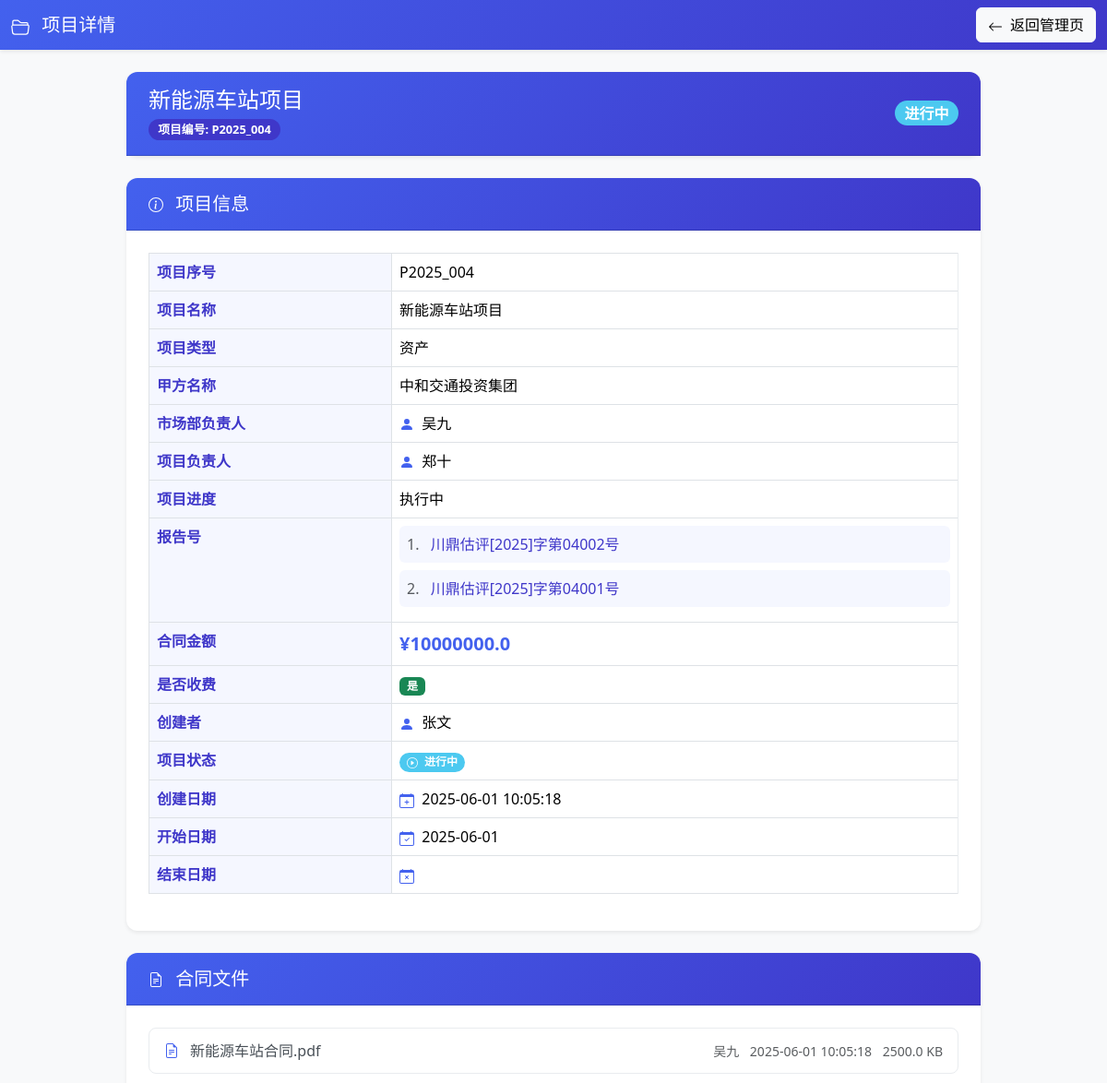
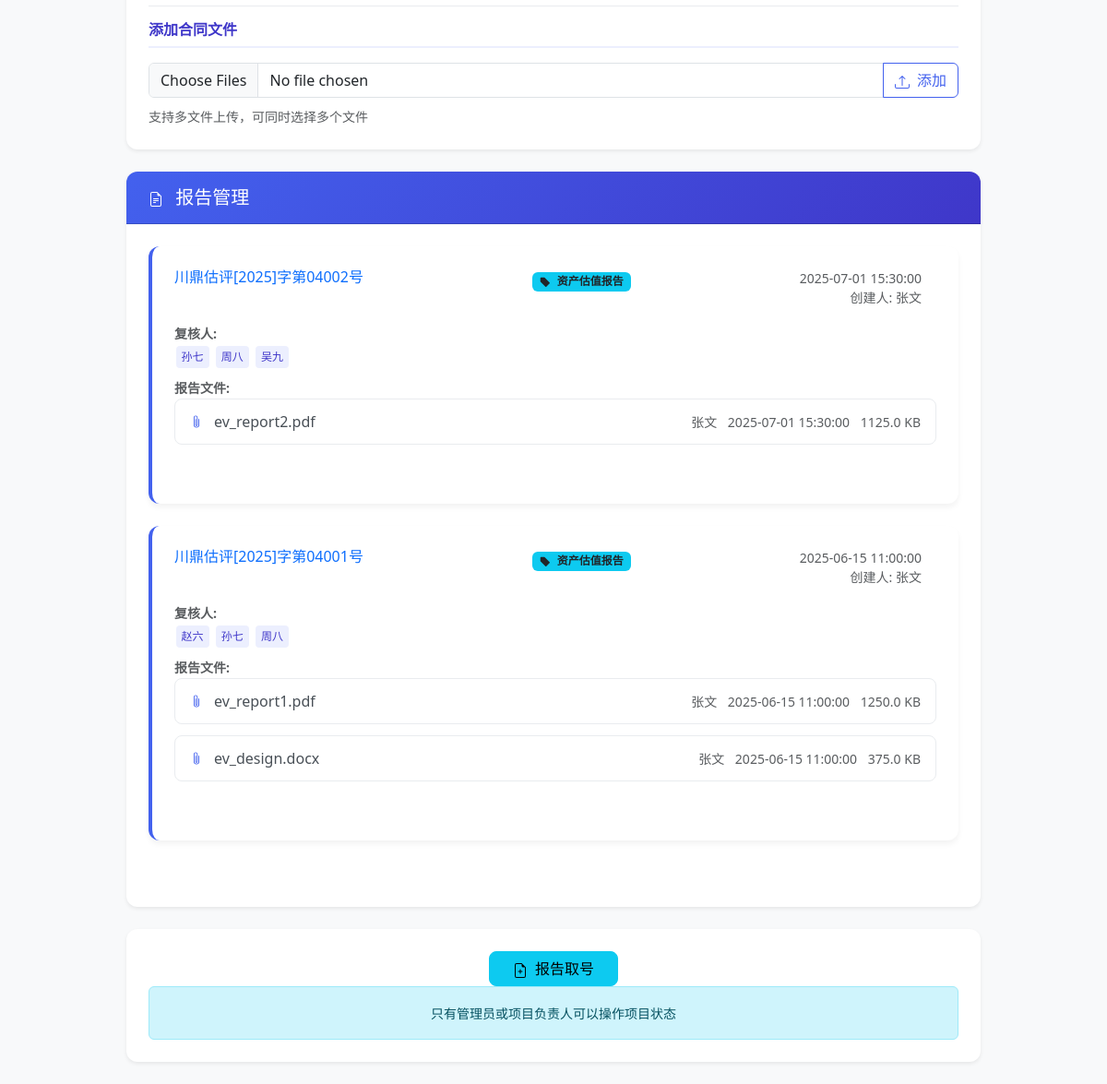
The app's page /project/P2025_004 (signed in), older data (2 pictures, top to bottom).
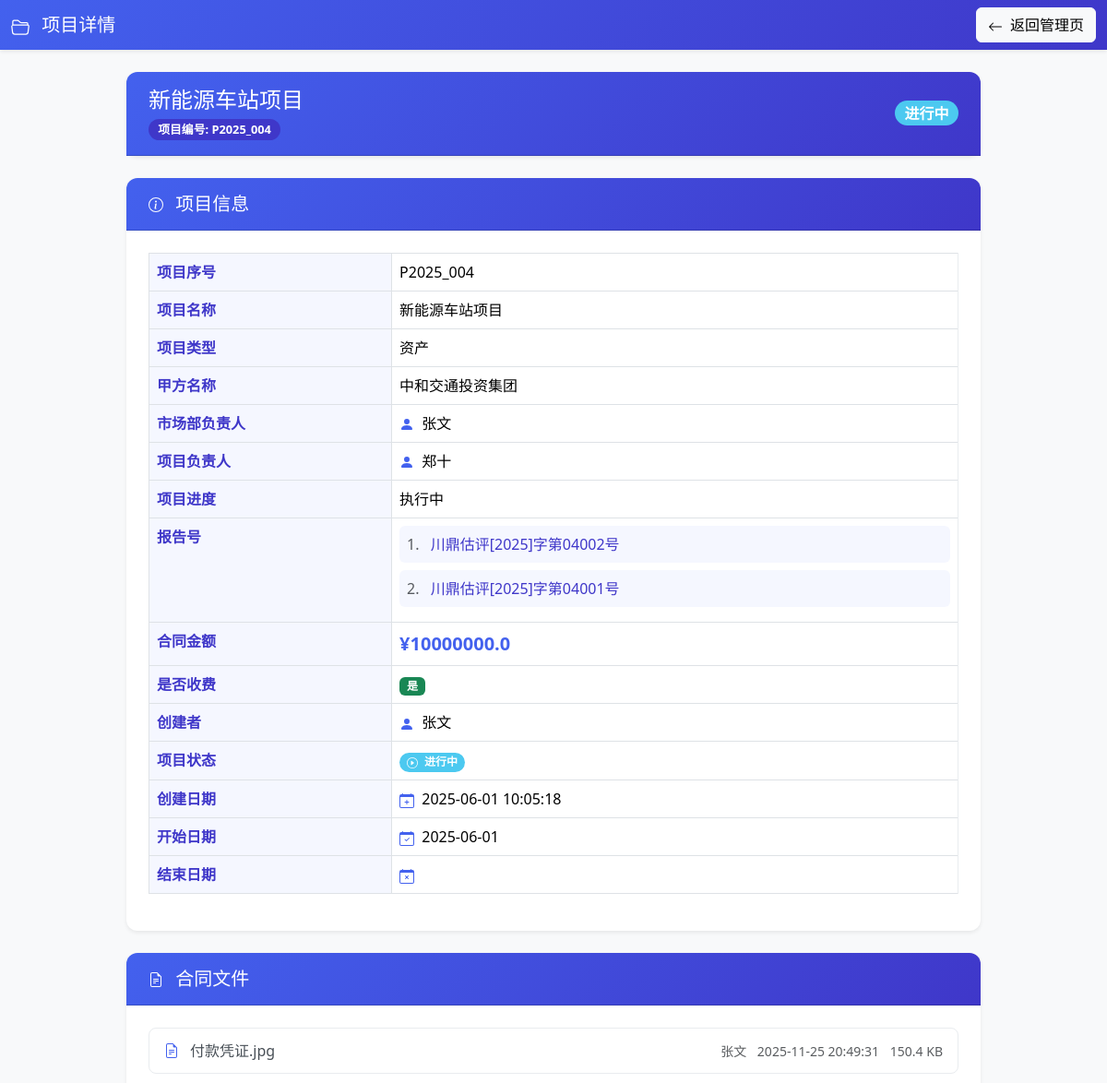
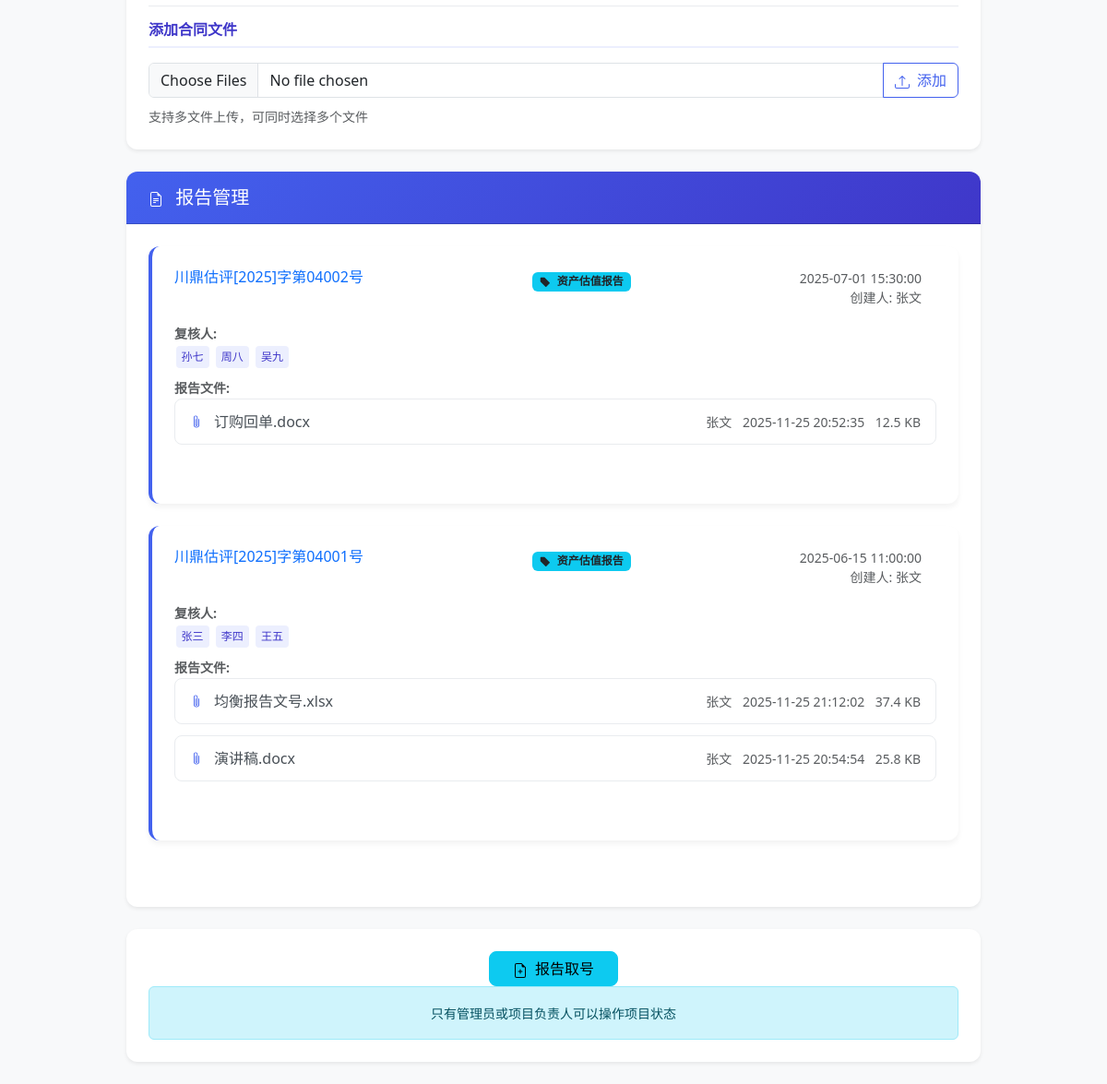
The same page, newer data (2 pictures, top to bottom).
### tables this page shows
CREATE TABLE users (
        id INTEGER PRIMARY KEY AUTOINCREMENT,
        username TEXT UNIQUE,
        realname TEXT,
        user_type TEXT,
        password TEXT,
        phone TEXT,
        email TEXT,
        hire_date TEXT,
        education TEXT,
        position TEXT,
        department TEXT,
        status TEXT DEFAULT 'active',  -- active-在职, inactive-离职
        create_time TEXT DEFAULT CURRENT_TIMESTAMP,
        update_time TEXT DEFAULT CURRENT_TIMESTAMP
    );

CREATE TABLE reports (
        id INTEGER PRIMARY KEY AUTOINCREMENT,
        report_no TEXT NOT NULL,         -- 报告号
        project_id INTEGER,              -- 关联的项目ID
        report_type TEXT,                -- 报告类型（新增字段）
        file_paths TEXT,                 -- 文件路径（多个以逗号分隔）
        creator TEXT,                    -- 创建人用户名
        creator_realname TEXT,           -- 创建人真实姓名
        create_date TEXT,                -- 创建日期
        reviewer1 TEXT,                  -- 复核人1用户名
        reviewer2 TEXT,                  -- 复核人2用户名
        reviewer3 TEXT,                  -- 复核人3用户名
        signer1 TEXT,                    -- 签字人1用户名
        signer2 TEXT,                    -- 签字人2用户名
        FOREIGN KEY (project_id) REFERENCES projects (id)
    );

CREATE TABLE contract_files (
        id INTEGER PRIMARY KEY AUTOINCREMENT,
        project_id INTEGER,               -- 关联的项目ID
        file_path TEXT NOT NULL,          -- 文件路径
        file_name TEXT NOT NULL,          -- 原文件名
        uploader_username TEXT NOT NULL,  -- 上传者用户名
        uploader_realname TEXT NOT NULL,  -- 上传者真实姓名
        upload_time TEXT NOT NULL,        -- 上传时间
        file_size INTEGER,                -- 文件大小（字节）
        FOREIGN KEY (project_id) REFERENCES projects (id)
    );

CREATE TABLE report_files (
        id INTEGER PRIMARY KEY AUTOINCREMENT,
        report_id INTEGER,               -- 关联的报告ID
        file_path TEXT NOT NULL,         -- 文件路径
        file_name TEXT NOT NULL,         -- 原文件名
        uploader_username TEXT NOT NULL, -- 上传者用户名
        uploader_realname TEXT NOT NULL, -- 上传者真实姓名
        upload_time TEXT NOT NULL,       -- 上传时间
        file_size INTEGER,               -- 文件大小（字节）
        FOREIGN KEY (report_id) REFERENCES reports (id)
    );

### routes/project_routes.py (the view)
@router.get("/project/{project_no}", response_class=HTMLResponse)
async def project_info(
    request: Request,
    project_no: str,
    user: dict = Depends(login_required),
    db: sqlite3.Connection = Depends(get_db)
):
    return await project_service.get_project_info(request, project_no, user, db)

### templates/project_info.html (shortened to what the changed rows need)
<!DOCTYPE html>
<html lang="zh-CN">
<head>
  <link href="https://cdn.jsdelivr.net/npm/bootstrap@5.3.2/dist/css/bootstrap.min.css" rel="stylesheet">
</head>
<body class="bg-light">
  <div class="container mt-4">
    <div class="row">
      <div class="col-lg-10 mx-auto">
        <div class="card shadow-sm mb-4">
          <div class="card-body">
            <div class="table-responsive">
              <table class="table table-bordered table-hover table-details">
                <tbody>
                  <tr>
                    <th>项目序号</th>
                  </tr>
                  <tr>
                    <th>项目名称</th>
                  </tr>
                  <tr>
                    <th>项目类型</th>
                  </tr>
                  <tr>
                    <th>甲方名称</th>
                  </tr>
                  <tr>
                    <th>市场部负责人</th>
                    <td>
                      {% if project.market_leader_realname %}
                      <svg xmlns="http://www.w3.org/2000/svg" width="16" height="16" fill="currentColor"
                        class="bi bi-person-fill me-1 info-icon" viewBox="0 0 16 16">
                        <path d="M3 14s-1 0-1-1 1-4 6-4 6 3 6 4-1 1-1 1H3Zm5-6a3 3 0 1 0 0-6 3 3 0 0 0 0 6Z" />
                      </svg>
                      {{ project.market_leader_realname }}
                      {% else %}
                      <span class="text-muted">未设置</span>
                      {% endif %}
                    </td>
                  </tr>
                  <tr>
                    <th>项目负责人</th>
                  </tr>
                  <tr>
                    <th>项目进度</th>
                  </tr>
                  <tr>
                    <th>报告号</th>
                    <td>
                      {% if reports %}
                      <div class="report-numbers-list">
                        {% for report in reports %}
                        <div class="report-number-item">
                          <span class="text-muted me-2">{{ loop.index }}.</span>
                          <span class="report-no-text">{{ report.report_no }}</span>
                        </div>
                        {% endfor %}
                      </div>
                      {% else %}
                      <span class="text-muted">暂无报告</span>
                      {% endif %}
                    </td>
                  </tr>
                  <tr>
                    <th>合同金额</th>
                  </tr>
                  <tr>
                    <th>是否收费</th>
                  </tr>
                  <tr>
                    <th>创建者</th>
                  </tr>
                  <tr>
                    <th>项目状态</th>
                  </tr>
                  <tr>
                    <th>创建日期</th>
                  </tr>
                  <tr>
                    <th>开始日期</th>
                  </tr>
                  <tr>
                    <th>结束日期</th>
                  </tr>
                </tbody>
              </table>
            </div>
          </div>
        </div>
        <div class="card shadow-sm mb-4">
          <div class="card-body">
            {% if contract_files %}
            <div class="mb-3">
              {% for file in contract_files %}
              {% set filename = file.file_name %}
              <div class="file-item position-relative contract-file-hover">
                <a href="/{{ file.file_path }}" target="_blank" class="file-link">
                  {{ filename }}
                </a>
                <div class="ms-auto file-info">
                  <small class="text-muted">
                    <span class="uploader">{{ file.uploader_realname }}</span>
                    <span class="upload-time ms-2">{{ file.upload_time }}</span>
                    {% if file.file_size %}
                    <span class="file-size ms-2">{{ (file.file_size / 1024) | round(1) }} KB</span>
                    {% endif %}
                  </small>
                </div>
              </div>
              {% endfor %}
            </div>
            {% else %}
            <p class="text-muted text-center mb-3">暂无合同文件</p>
            {% endif %}
          </div>
        </div>
        <div class="card shadow-sm mb-4">
          <div class="card-body">
            {% if reports %}
            <div class="mb-4">
              <div class="row">
                {% for report in reports %}
                <div class="col-12 mb-4">
                  <div class="card report-card h-100 report-card-hover">
                    <div class="card-body">
                      <div class="d-flex justify-content-between align-items-start mb-3">
                        <h6 class="card-title text-primary mb-0">{{ report.report_no }}</h6>
                        <div class="report-type-badge">
                          <span class="badge bg-info text-dark">
                            {{ report.report_type }}
                          </span>
                        </div>
                        <div class="d-flex align-items-center">
                          <small class="text-muted text-end me-3">
                            <div>{{ report.create_date }}</div>
                            <div>创建人: {{ report.creator_realname }}</div>
                          </small>
                        </div>
                      </div>
                      <div class="mb-2">
                        <div class="reviewer-header">
                          <small class="text-muted fw-bold">复核人:</small>
                        </div>
                        <div class="d-flex flex-wrap gap-1">
                          {% if report.reviewer1 %}
                          {% for user_item in users %}
                          {% if user_item.username == report.reviewer1 %}
                          <span class="person-badge">{{ user_item.realname }}</span>
                          {% endif %}
                          {% endfor %}
                          {% endif %}
                          {% if report.reviewer2 %}
                          {% for user_item in users %}
                          {% if user_item.username == report.reviewer2 %}
                          <span class="person-badge">{{ user_item.realname }}</span>
                          {% endif %}
                          {% endfor %}
                          {% endif %}
                          {% if report.reviewer3 %}
                          {% for user_item in users %}
                          {% if user_item.username == report.reviewer3 %}
                          <span class="person-badge">{{ user_item.realname }}</span>
                          {% endif %}
                          {% endfor %}
                          {% endif %}
                        </div>
                      </div>
                      {% if report.files %}
                      <div class="mb-3">
                        <small class="text-muted fw-bold">报告文件:</small>
                        {% for file in report.files %}
                        <div class="file-item position-relative report-file-hover">
                          <a href="/{{ file.file_path }}" target="_blank" class="file-link">
                            <svg xmlns="http://www.w3.org/2000/svg" width="14" height="14" fill="currentColor"
                              class="bi bi-paperclip file-icon" viewBox="0 0 16 16">
                              <path
                                d="M4.5 3a2.5 2.5 0 0 1 5 0v9a1.5 1.5 0 0 1-3 0V5a.5.5 0 0 1 1 0v7a.5.5 0 0 0 1 0V3a1.5 1.5 0 1 0-3 0v9a2.5 2.5 0 0 0 5 0V5a.5.5 0 0 1 1 0v7a3.5 3.5 0 1 1-7 0V3z" />
                            </svg>
                            {{ file.file_name }}
                          </a>
                          <div class="ms-auto file-info">
                            <small class="text-muted">
                              <span class="uploader">{{ file.uploader_realname }}</span>
                              <span class="upload-time ms-2">{{ file.upload_time }}</span>
                              {% if file.file_size %}
                              <span class="file-size ms-2">{{ (file.file_size / 1024) | round(1) }} KB</span>
                              {% endif %}
                            </small>
                          </div>
                        </div>
                        {% endfor %}
                      </div>
                      {% else %}
                      <p class="text-muted mb-3">暂无文件</p>
                      {% endif %}
                    </div>
                  </div>
                </div>
                {% endfor %}
              </div>
            </div>
            {% else %}
            <p class="text-muted text-center mb-3">暂无报告</p>
            {% endif %}
          </div>
        </div>
      </div>
    </div>
  </div>
</body>
</html>

Row changes from the older to the newer data that the page shows:
removed contract_files: file_name "新能源车站合同.pdf", uploader_realname "吴九", upload_time "2025-06-01 10:05:18", (file.file_size/1024)|round(1) "2500.0"
removed report_files: file_name "ev_report2.pdf", uploader_realname "张文", upload_time "2025-07-01 15:30:00", (file.file_size/1024)|round(1) "1125.0", shown under reports "川鼎估评[2025]字第04002号"
removed report_files: file_name "ev_report1.pdf", uploader_realname "张文", upload_time "2025-06-15 11:00:00", (file.file_size/1024)|round(1) "1250.0", shown under reports "川鼎估评[2025]字第04001号"
removed report_files: file_name "ev_design.docx", uploader_realname "张文", upload_time "2025-06-15 11:00:00", (file.file_size/1024)|round(1) "375.0", shown under reports "川鼎估评[2025]字第04001号"
now on this page (row unchanged): users: market_leader_realname "张文"
changed reports "川鼎估评[2025]字第04001号": loses users (realname "赵六"); gains users (realname "张三"); gains users (realname "李四"); gains users (realname "王五"); loses users (realname "孙七"); loses users (realname "周八")
added contract_files: file_name "付款凭证.jpg", uploader_realname "张文", upload_time "2025-11-25 20:49:31", (file.file_size/1024)|round(1) "150.4"
added report_files: file_name "订购回单.docx", uploader_realname "张文", upload_time "2025-11-25 20:52:35", (file.file_size/1024)|round(1) "12.5", shown under reports "川鼎估评[2025]字第04002号"
added report_files: file_name "均衡报告文号.xlsx", uploader_realname "张文", upload_time "2025-11-25 21:12:02", (file.file_size/1024)|round(1) "37.4", shown under reports "川鼎估评[2025]字第04001号"
added report_files: file_name "演讲稿.docx", uploader_realname "张文", upload_time "2025-11-25 20:54:54", (file.file_size/1024)|round(1) "25.8", shown under reports "川鼎估评[2025]字第04001号"
Text that changed along with them:
{{ project.market_leader_realname }}: "吴九" → "张文"
